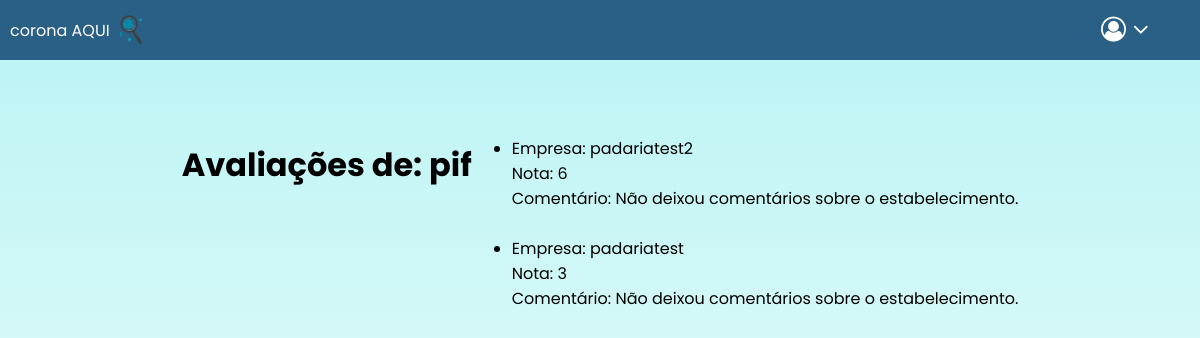
Screenshot of /registros/minhas-avaliacoes (signed in) with the database file from the repository.
### registros/models.py (models this page shows, shortened)
class Usuários(models.Model):
    id = models.AutoField(auto_created=True, primary_key=True, serialize=False, verbose_name='ID')
    name = models.CharField(max_length=64)
    email =  models.CharField(max_length=64)
    password = models.CharField(max_length=64)
    user = models.CharField(max_length=64)

class Empresas(models.Model):
    id = models.AutoField(auto_created=True, primary_key=True, serialize=False, verbose_name='ID')
    address = models.CharField(max_length=200)
    name = models.CharField(max_length=101)
    grade = models.IntegerField()
    longitude = models.FloatField(default='0.00')
    latitude = models.FloatField(default='0.00')

class Avaliações(models.Model):
    id = models.AutoField(auto_created=True, primary_key=True, serialize=False, verbose_name='ID')
    user = models.ManyToManyField(Usuários, blank=True, related_name="usuário")
    empresa = models.ManyToManyField(Empresas, blank=True, related_name="empresas")
    comment = models.CharField(max_length=300, default='Não deixou comentários sobre o estabelecimento.')
    grade = models.IntegerField()

### registros/views.py (the view)
# urls.py: path("minhas-avaliacoes", views.get_avaliacoes),
def get_avaliacoes(request):
    user = None
    avaliacoes_arr = []
    if request.session.has_key('username'):
        user = request.session['username']
        userid = list(Usuários.objects.filter(user=user).values('id'))[0]['id']
        avaliacoes = Avaliações.objects.filter(user__id=userid)
        for avaliacao in avaliacoes:
            avaliacoes_arr.append({'empresa':list(avaliacao.empresa.all())[0].name, 'comentario':avaliacao.comment, 'nota':avaliacao.grade})
    return render(request, "registros/minhas-avaliacoes.html", {"user" : user, "avaliacoes" : avaliacoes_arr})

### registros/templates/registros/minhas-avaliacoes.html
{% extends "registros/layout.html" %}
{% block body %}
    <h1>Avaliações de: {{ user }}</h1>
    <ul>
        {% for avaliacao in avaliacoes %}
            <li>
                    Empresa: {{ avaliacao.empresa }}<br>
                    Nota: {{ avaliacao.nota }}<br>
                    Comentário: {{ avaliacao.comentario }}
            </li><br>
        {% endfor %}
    </ul>
{% endblock %}

### home/static/index.css (style rules this page uses)
body { margin: 0; font-family: 'Poppins'; }

### rows the page displays
Usuários: user "pif"
Empresas: empresa "padariatest2"
Avaliações: comentario "Não deixou comentários sobre o estabelecimento."
Empresas: empresa "padariatest"
Avaliações: comentario "Não deixou comentários sobre o estabelecimento."

### other values shown
{{ avaliacao.nota }} "6" "3"
